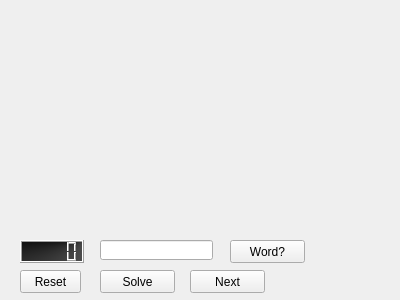
<?xml version="1.0" encoding="UTF-8"?>
<ui version="4.0">
 <class>MainWindow</class>
 <widget class="QMainWindow" name="MainWindow">
  <property name="geometry">
   <rect>
    <x>0</x>
    <y>0</y>
    <width>400</width>
    <height>300</height>
   </rect>
  </property>
  <property name="windowTitle">
   <string>MainWindow</string>
  </property>
  <widget class="QWidget" name="centralWidget">
   <widget class="QWidget" name="verticalLayoutWidget">
    <property name="geometry">
     <rect>
      <x>0</x>
      <y>0</y>
      <width>401</width>
      <height>231</height>
     </rect>
    </property>
    <layout class="QVBoxLayout" name="verticalLayout"/>
   </widget>
   <widget class="QLineEdit" name="lineEdit">
    <property name="geometry">
     <rect>
      <x>100</x>
      <y>240</y>
      <width>113</width>
      <height>20</height>
     </rect>
    </property>
   </widget>
   <widget class="QPushButton" name="pushButton">
    <property name="geometry">
     <rect>
      <x>230</x>
      <y>240</y>
      <width>75</width>
      <height>23</height>
     </rect>
    </property>
    <property name="text">
     <string>Word?</string>
    </property>
   </widget>
   <widget class="QPushButton" name="pushButton_2">
    <property name="geometry">
     <rect>
      <x>100</x>
      <y>270</y>
      <width>75</width>
      <height>23</height>
     </rect>
    </property>
    <property name="text">
     <string>Solve</string>
    </property>
   </widget>
   <widget class="QPushButton" name="pushButton_3">
    <property name="geometry">
     <rect>
      <x>190</x>
      <y>270</y>
      <width>75</width>
      <height>23</height>
     </rect>
    </property>
    <property name="text">
     <string>Next</string>
    </property>
   </widget>
   <widget class="QLCDNumber" name="lcdNumber">
    <property name="geometry">
     <rect>
      <x>20</x>
      <y>240</y>
      <width>64</width>
      <height>23</height>
     </rect>
    </property>
    <property name="autoFillBackground">
     <bool>false</bool>
    </property>
    <property name="styleSheet">
     <string notr="true">color: rgb(255, 0, 0);
selection-color: rgb(255, 0, 0);
gridline-color: rgb(0, 0, 255);
background-color: rgb(255, 255, 255);
border-color: rgb(0, 255, 0);
background-color: qconicalgradient(cx:1, cy:0, angle:160.2, stop:0 rgba(0, 0, 0, 255), stop:1 rgba(255, 255, 255, 255));</string>
    </property>
   </widget>
   <widget class="QPushButton" name="pushButton_4">
    <property name="geometry">
     <rect>
      <x>20</x>
      <y>270</y>
      <width>61</width>
      <height>23</height>
     </rect>
    </property>
    <property name="text">
     <string>Reset</string>
    </property>
   </widget>
  </widget>
 </widget>
 <layoutdefault spacing="6" margin="11"/>
 <resources/>
 <connections/>
</ui>
